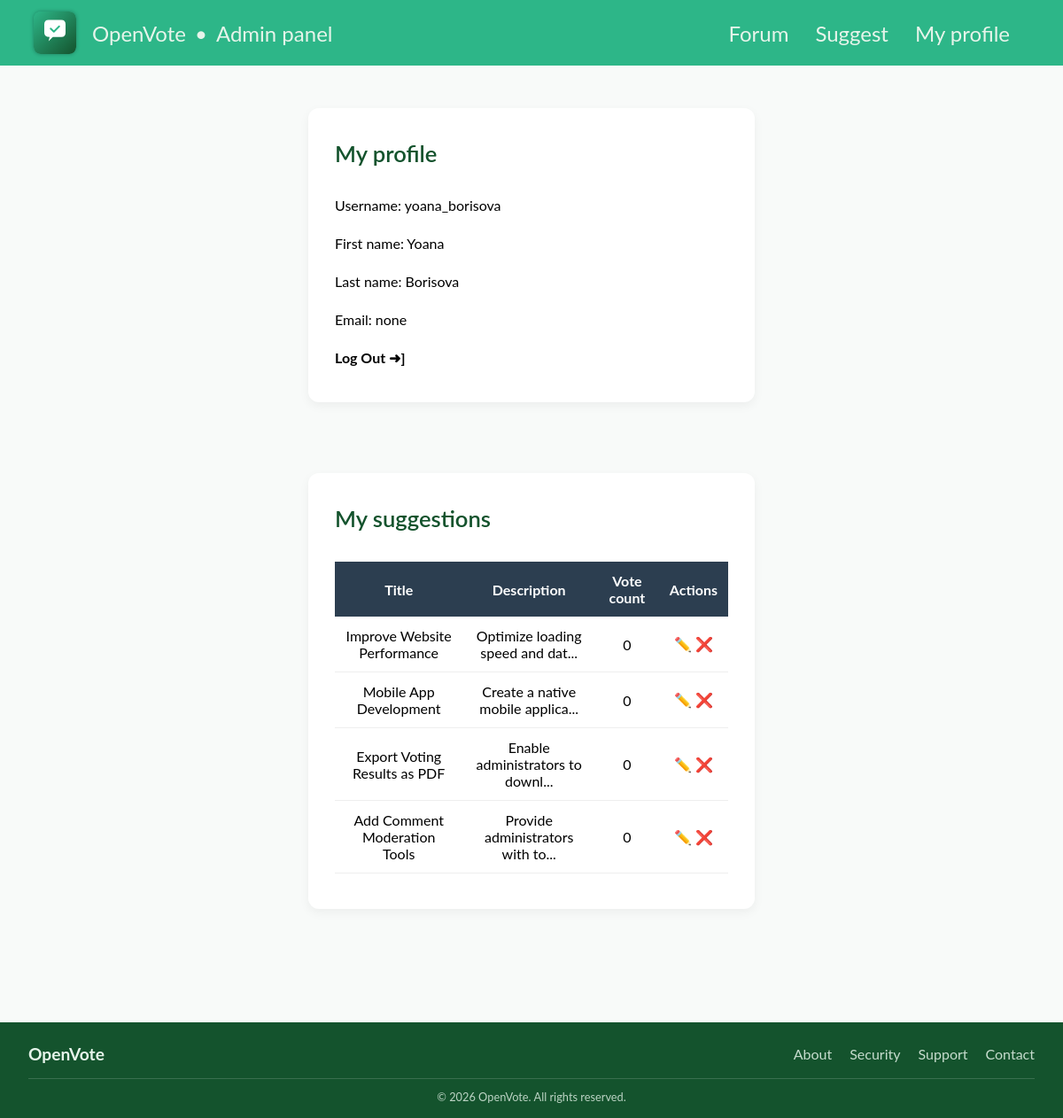
Page /index.php?route=profile (signed in) on the committed database.
### tables this page shows
CREATE TABLE `users` (
  `id` int(11) NOT NULL,
  `username` varchar(50) NOT NULL,
  `password` varchar(256) NOT NULL,
  `role` enum('admin','regular') NOT NULL,
  `email` varchar(30) DEFAULT NULL,
  `first_name` varchar(50) NOT NULL,
  `last_name` varchar(50) NOT NULL
);

CREATE TABLE `suggestions` (
  `id` int(11) NOT NULL,
  `title` varchar(500) NOT NULL,
  `description` text NOT NULL,
  `created_at` timestamp NOT NULL DEFAULT current_timestamp(),
  `updated_at` timestamp NULL DEFAULT current_timestamp() ON UPDATE current_timestamp(),
  `status` enum('new','approved','in_progress','completed','rejected') NOT NULL
);

### src/Controllers/AbstractController.php (called while the page is built, shortened)
<?php
class AbstractController{
    public function render($view, $params){
        extract($params);
        require __DIR__ . '/../../views/frontend/pages/' . $view . '.view.php';
        require __DIR__ . '/../../views/frontend/layouts/main.view.php';
    }
}

### src/Controllers/SuggestionsUserController.php (called while the page is built, shortened)
<?php
class SuggestionsUserController extends AbstractController{
    public function showProfile(){
        $userId = $_SESSION['userId'];
        $user = $this->suggestionsRepository->getUserById($userId);
        $suggestions = $this->suggestionsRepository->getSuggestionsFromUser($userId);
        $this->render('profile', [
            'user' => $user,
            'suggestions' => $suggestions
        ]);
    }
}

### src/Repository/SuggestionsRepository.php (called while the page is built, shortened)
<?php
class SuggestionsRepository{
    public function fromDBtoObjSuggestion(array $entry){
        return new Suggestion($entry['id'], $entry['title'],
        $entry['description'], $entry['created_at'], $entry['updated_at'], $entry['status'], ($entry['vote_count'] ?? 0), ($entry['author'] ?? 'anonymous'));
    }
    public function getSuggestionsFromUser($uId){
        $stmt = $this->pdo->prepare(
        'SELECT
            COUNT(v.id) AS vote_count,
            s.*,
            COALESCE(u.username, "anonymous") AS author
        FROM suggestions AS s
        LEFT JOIN votes AS v ON s.id = v.suggestion_id
        LEFT JOIN users_suggestions AS us ON s.id = us.suggestion_id
        LEFT JOIN users AS u ON u.id = us.user_id
        WHERE us.user_id = :uId
        GROUP BY s.id
        ORDER BY `updated_at` DESC;');
        $stmt->bindValue(':uId', $uId, PDO::PARAM_INT);
        $stmt->execute();
        $entries = $stmt->fetchAll(PDO::FETCH_ASSOC);
        $results = [];
        foreach($entries as $entrie){
            $results[] = $this->fromDBtoObjSuggestion($entrie);
        }
        return $results;
    }
    public function fromDbToObjectUser($entry){
        return new User($entry['id'], $entry['username'], $entry['first_name'], $entry['last_name'], ($entry['email'] ?? 'none'), $entry['role'], $entry['password']);
    }
    public function getUserById($id) : ?User{
        $stmt = $this->pdo->prepare('
        SELECT * FROM `users`
        WHERE `id` = :id');
        $stmt->bindValue(':id', $id, PDO::PARAM_INT);
        $stmt->execute();
        $entry = $stmt->fetch((PDO::FETCH_ASSOC));
        return $this->fromDbToObjectUser($entry);
    }
}

### inc/autoload.inc.php (called while the page is built, shortened)
<?php
spl_autoload_register(function($class){
    $prefix = 'App\\';
    $prefixLen = strlen($prefix);
    $relativeName = substr($class, $prefixLen);
    $fileName = __DIR__ . '/../src/' . $relativeName . '.php';
    $file = str_replace('\\', '/', $fileName);
});

### inc/functions.inc.php (called while the page is built)
<?php
function e($value){
    return htmlspecialchars($value);
}

### views/frontend/pages/profile.view.php (the view)
<div class="container">
    <div class="user-info">
        <h2 class="user-info__title">My profile</h2>
        <p class="user-info__el">Username: <?php echo e($user->username);?></p>
        <p class="user-info__el">First name: <?php echo e($user->firstName);?></p>
        <p class="user-info__el">Last name: <?php echo e($user->lastName);?></p>
        <p class="user-info__el">Email: <?php echo e($user->email);?></p>
        <a href="index.php?<?php echo http_build_query(['route' => 'logout']) ?>" class="user-profile__logout" >Log Out ➜]</a>
    </div>
    <div class="user-suggestions">
        <h2 class="user-info__title">My suggestions</h2>
        <?php if(empty($suggestions)):?>
            <p class="user-info__none">No suggestions made. <a class="user-info__none" href="index.php?<?php echo http_build_query(['route' => 'create']);?>">Make your first.</a></p>
        <?php else:?>
        <table class="table">
            <thead class="table__thead">
                <th class="table__header">Title</th>
                <th class="table__header">Description</th>
                <th class="table__header">Vote count</th>
                <th class="table__header">Actions</th>
            </thead>
            <tbody class="table__tbody">
                <?php foreach($suggestions as $s):?>
                    <tr class="table__tr">
                    <td class="table__entry"><?php echo e($s->title); ?></th>
                    <td class="table__entry"><?php echo (substr(e($s->description), 0, 30) . '...'); ?></th>
                    <td class="table__entry"><?php echo e($s->vote_count); ?></th>
                    <td class="table__entry">
                        <a class="table__action" href="index.php?<?php echo http_build_query(['route' => 'edit', 'id' => $s->id]); ?>">✏️</a>
                        <a class="table__action" href="index.php?<?php echo http_build_query(['route' => 'delete', 'id' => $s->id]); ?>">❌</a>
                    </td>
                    </tr>
                <?php endforeach; ?>
            </tbody>
        </table>
        <?php endif;?>
    </div>
</div>

### styles/custom.css (style rules this page uses)
body { font-family: "Lato", "Nunito", "Source Sans Pro", sans-serif; height: 100%; display: flex; flex-direction: column; width: 100%; }
.container { width: 70%; margin: 0 auto; margin-bottom: 5rem; display: flex; flex-flow: column nowrap; align-items: flex-start; gap: 2rem; justify-content: start; }
.user-info, .user-suggestions { display: flex; flex-flow: column nowrap; gap: 1.5rem; background-color: white; box-shadow: 0 4px 12px rgba(0, 0, 0, 0.05); border-radius: 12px; margin: 3rem 0; padding: 20px 30px 40px; width: 60%; align-self: center; }
.user-suggestions { margin-top: 0; }
.user-info__title { margin: 1rem 0 0 0; text-decoration: none; color: #14532d; font-size: 1.6rem; font-weight: 600; height: 2.5rem; }
.user-info__el { font-size: 1rem; }
.user-profile__logout { text-decoration: none; color: black; font-size: 1rem; font-weight: bold; }
.table { width: 100%; border-collapse: collapse; }
.table__header, .table__entry { padding: 12px; font-size: 1rem; }
.table__entry { text-align: center; }
.table__thead { background-color: #2c3e50; color: white; }
.table__tr { border-bottom: 1px solid #eee; }
.table__action { text-decoration: none; }

### rows in the picture
users: username "yoana_borisova", first_name "Yoana", last_name "Borisova"
suggestions: title "Improve Website Performance", description "Optimize loading speed and dat", vote_count "0"
suggestions: title "Mobile App Development", description "Create a native mobile applica", vote_count "0"
suggestions: title "Export Voting Results as PDF", description "Enable administrators to downl", vote_count "0"
suggestions: title "Add Comment Moderation Tools", description "Provide administrators with to", vote_count "0"

### other values in the picture
$user->email "none"
